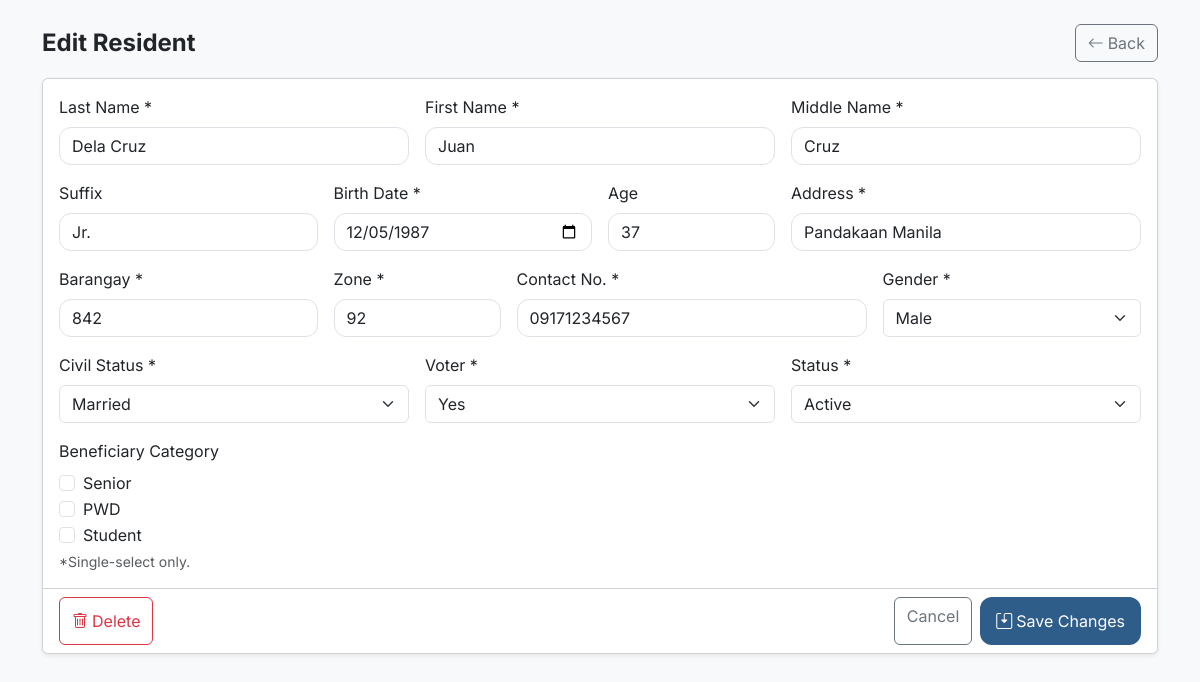
Page /residents/edit.php?id=1 (signed in) on the earlier database version.
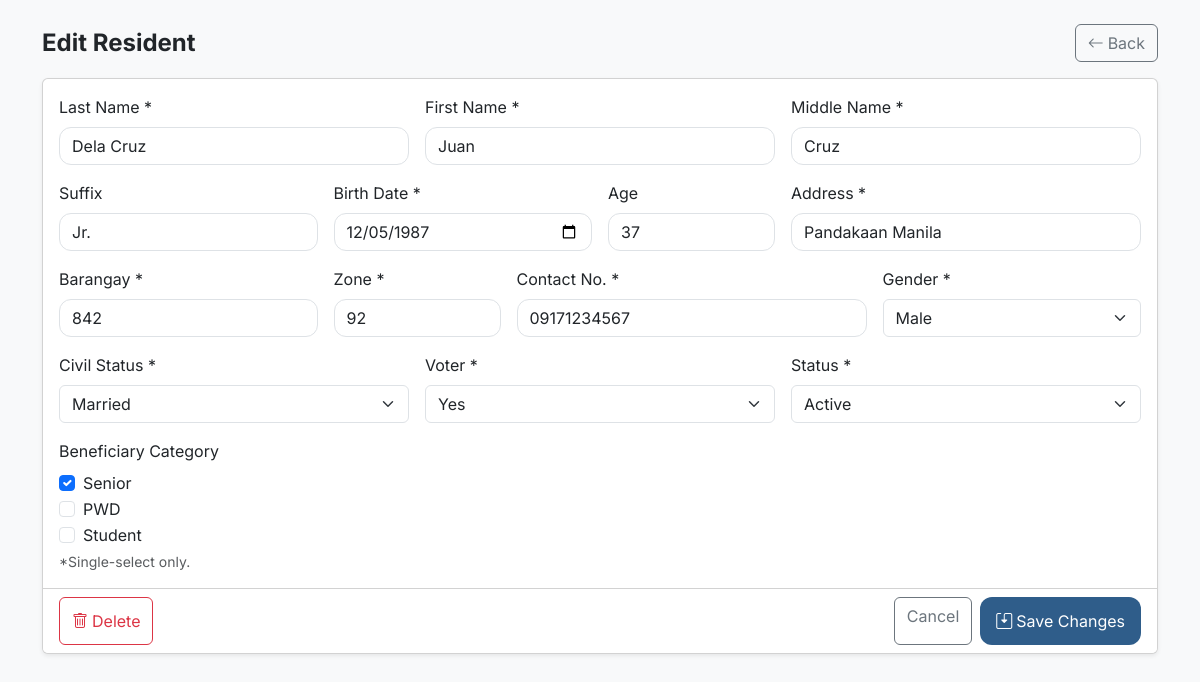
Same page on the later database version.
### tables this page shows
CREATE TABLE `residents` (
  `resident_id` int(11) NOT NULL AUTO_INCREMENT,
  `first_name` varchar(60) NOT NULL,
  `middle_name` varchar(60) DEFAULT NULL,
  `last_name` varchar(60) NOT NULL,
  `suffix` varchar(15) DEFAULT NULL,
  `birthday` date DEFAULT NULL,
  `age` int(11) DEFAULT NULL,
  `address` varchar(255) DEFAULT NULL,
  `barangay` varchar(80) DEFAULT NULL,
  `zone` varchar(30) DEFAULT NULL,
  `contact_no` varchar(30) DEFAULT NULL,
  `gender` enum('Male','Female','Other') DEFAULT NULL,
  `civil_status` enum('Single','Married','Widowed','Separated','Divorced','Other') DEFAULT NULL,
  `is_voter` tinyint(1) NOT NULL DEFAULT 0,
  `beneficiary_category` enum('Student','Senior','PWD','None') NOT NULL DEFAULT 'None',
  `status` enum('Active','Inactive') NOT NULL DEFAULT 'Active',
  `created_at` timestamp NOT NULL DEFAULT current_timestamp(),
  `deleted_at` datetime DEFAULT NULL,
  PRIMARY KEY (`resident_id`),
  KEY `idx_residents_lastname` (`last_name`),
  KEY `idx_residents_beneficiary_category` (`beneficiary_category`),
  KEY `idx_residents_status` (`status`)
);

### residents/edit.php (the view, shortened to what the changed rows need)
<?php
require_once "../config/db.php";
$id = (int)($_GET["id"] ?? 0);
$stmt = $conn->prepare("SELECT * FROM residents WHERE resident_id = ? LIMIT 1");
$stmt->bind_param("i", $id);
$stmt->execute();
$r = $stmt->get_result()->fetch_assoc();
?>
<!doctype html>
<html lang="en">
<head>
  <link href="https://cdn.jsdelivr.net/npm/bootstrap@5.3.3/dist/css/bootstrap.min.css" rel="stylesheet">
  <link href="https://cdn.jsdelivr.net/npm/bootstrap-icons@1.11.3/font/bootstrap-icons.min.css" rel="stylesheet">
  <link href="../assets/css/style.css" rel="stylesheet">
</head>
<body class="bg-light">
<div class="container py-4">
  <form method="post" action="update.php" class="card shadow-sm" id="editForm">
    <div class="card-body">
      <div class="row g-3">
        <div class="col-md-4">
          <label class="form-label">Last Name *</label>
          <input class="form-control" name="last_name" value="<?= htmlspecialchars($r["last_name"] ?? "") ?>" required>
        </div>
        <div class="col-md-4">
          <label class="form-label">First Name *</label>
          <input class="form-control" name="first_name" value="<?= htmlspecialchars($r["first_name"] ?? "") ?>" required>
        </div>
        <div class="col-md-4">
          <label class="form-label">Middle Name *</label>
          <input class="form-control" name="middle_name" value="<?= htmlspecialchars($r["middle_name"] ?? "") ?>" required>
        </div>
        <div class="col-md-3">
          <label class="form-label">Suffix</label>
          <input class="form-control" name="suffix" value="<?= htmlspecialchars($r["suffix"] ?? "") ?>">
        </div>
        <div class="col-md-3">
          <label class="form-label">Birth Date *</label>
          <input type="date" class="form-control" name="birthday" id="e_birthday" value="<?= htmlspecialchars($r["birthday"] ?? "") ?>" required>
        </div>
        <div class="col-md-2">
          <label class="form-label">Age</label>
          <input class="form-control" name="age" id="e_age" value="<?= htmlspecialchars($r["age"] ?? "") ?>" readonly>
        </div>
        <div class="col-md-4">
          <label class="form-label">Address *</label>
          <input class="form-control" name="address" value="<?= htmlspecialchars($r["address"] ?? "") ?>" required>
        </div>
        <div class="col-md-3">
          <label class="form-label">Barangay *</label>
          <input class="form-control" name="barangay" value="<?= htmlspecialchars($r["barangay"] ?? "") ?>" required>
        </div>
        <div class="col-md-2">
          <label class="form-label">Zone *</label>
          <input class="form-control" name="zone" value="<?= htmlspecialchars($r["zone"] ?? "") ?>" required>
        </div>
        <div class="col-md-4">
          <label class="form-label">Contact No. *</label>
          <input class="form-control" name="contact_no" value="<?= htmlspecialchars($r["contact_no"] ?? "") ?>" required>
        </div>
        <div class="col-md-3">
          <label class="form-label">Gender *</label>
          <select class="form-select" name="gender" required>
            <?php foreach (["Male","Female","Other"] as $g): ?>
              <option <?= (($r["gender"] ?? "") === $g) ? "selected" : "" ?>><?= $g ?></option>
            <?php endforeach; ?>
          </select>
        </div>
        <div class="col-md-4">
          <label class="form-label">Civil Status *</label>
          <select class="form-select" name="civil_status" required>
            <?php foreach (["Single","Married","Widowed","Separated"] as $cs): ?>
              <option <?= (($r["civil_status"] ?? "") === $cs) ? "selected" : "" ?>><?= $cs ?></option>
            <?php endforeach; ?>
          </select>
        </div>
        <div class="col-md-4">
          <label class="form-label">Voter *</label>
          <select class="form-select" name="is_voter" required>
            <option value="1" <?= ((int)($r["is_voter"] ?? 0) === 1) ? "selected" : "" ?>>Yes</option>
          </select>
        </div>
        <div class="col-md-4">
          <label class="form-label">Status *</label>
          <select class="form-select" name="status" required>
            <option <?= (($r["status"] ?? "") === "Active") ? "selected" : "" ?>>Active</option>
          </select>
        </div>
        <div class="col-12">
          <?php $cat = $r["beneficiary_category"] ?? "None"; ?>
          <div class="form-check">
            <input class="form-check-input e-ben-cat" type="checkbox" value="Senior" id="e_cat_senior" <?= ($cat==="Senior")?"checked":"" ?>>
            <label class="form-check-label" for="e_cat_senior">Senior</label>
          </div>
          <div class="form-check">
            <input class="form-check-input e-ben-cat" type="checkbox" value="PWD" id="e_cat_pwd" <?= ($cat==="PWD")?"checked":"" ?>>
            <label class="form-check-label" for="e_cat_pwd">PWD</label>
          </div>
          <div class="form-check">
            <input class="form-check-input e-ben-cat" type="checkbox" value="Student" id="e_cat_student" <?= ($cat==="Student")?"checked":"" ?>>
            <label class="form-check-label" for="e_cat_student">Student</label>
          </div>
        </div>
      </div>
    </div>
  </form>
</div>
</body>
</html>

Differences in the rows shown:
changed residents "Dela Cruz": beneficiary_category "☐" → "☑"
